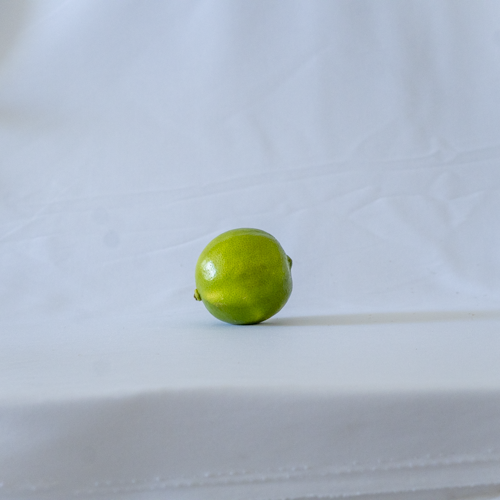
#> input picture imagem.png, 500 x 500 px
$ python openimages.py
#> lines starting #> are read from the running program, lines starting #| are printed output that depends on the picture; after the words box and inside, x2 and y2 are one past the last pixel; in counts of white or black regions, pixels touching at a corner belong together
import numpy as np
import cv2
from matplotlib import pyplot as plt

def showImage(img):
    img = cv2.cvtColor(img, cv2.COLOR_BGR2RGB)
    plt.imshow(img)
    plt.axis('off')  # Esconder os eixos
    plt.show()

def getColor(img, x, y):
    return img[y, x, 0], img[y, x, 1], img[y, x, 2]

def setColor(img, x, y, b, g, r):
    img[y, x, 0] = b
    img[y, x, 1] = g
    img[y, x, 2] = r

def main():
    obj_img = cv2.imread("imagem.png")
#> obj_img is the input picture: shape (500, 500, 3); mean B, G, R 198.2, 186.2, 175.6
    if obj_img is None:
        print("Erro: A imagem não foi encontrada.")
        return

    altura, largura, canais_de_cor = obj_img.shape
#> altura = 500; largura = 500; canais_de_cor = 3
    print("Dimensões da imagem: " + str(largura) + "X" + str(altura))
#| Dimensões da imagem: 500X500
    print("Canais de cor: " + str(canais_de_cor))
#| Canais de cor: 3

    # Recortar uma região da imagem
    pera_img = obj_img[109:180, 220:249]
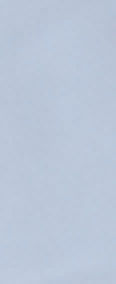
#> pera_img: shape (71, 29, 3) (shown 4 times larger); mean B, G, R 217.2, 198.7, 186.9
    showImage(pera_img)

    # Definir novas coordenadas para colar a região recortada


    # Colar a região recortada na nova posição
    obj_img[250: 250 + pera_img.shape[0], 220:220 + pera_img.shape[1]] = pera_img
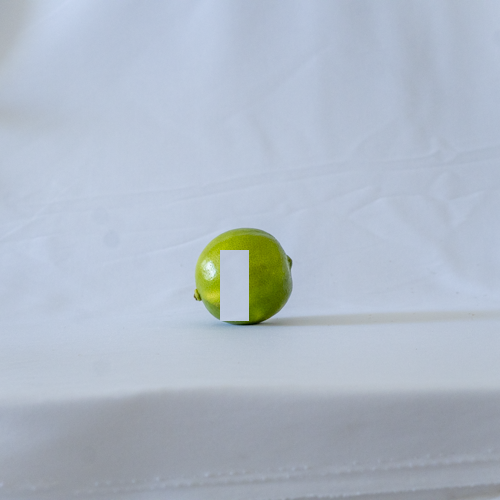
#> obj_img: shape (500, 500, 3); 0.82% of pixels changed, all inside (x1, y1, x2, y2) = (220, 250, 249, 321)
    showImage(obj_img)

main()
